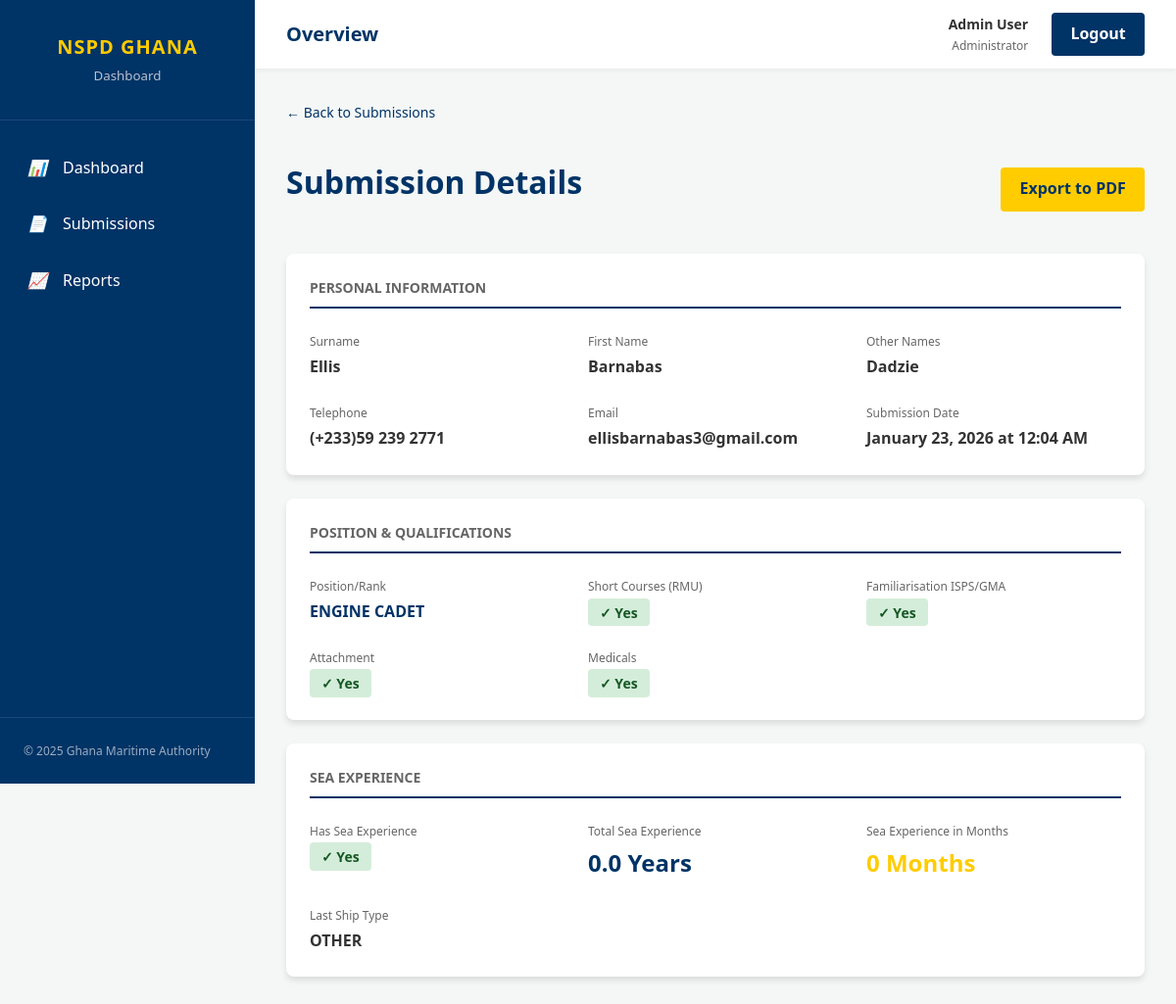
The app's page /view-submission.php?id=574 (signed in) with its own data.
### tables this page shows
CREATE TABLE IF NOT EXISTS `applications` (
  `id` int NOT NULL AUTO_INCREMENT,
  `submitted_at` datetime NOT NULL,
  `surname` varchar(100) NOT NULL,
  `first_name` varchar(100) NOT NULL,
  `other_names` varchar(100) DEFAULT NULL,
  `short_courses_rmu` enum('Yes','No') NOT NULL,
  `familiarisation_isps_gma` enum('Yes','No') NOT NULL,
  `position_rank` varchar(100) NOT NULL,
  `telephone` varchar(100) NOT NULL,
  `email` varchar(150) NOT NULL,
  `attachment` text,
  `sea_experience` text,
  `total_sea_experience_years` decimal(4,1) DEFAULT NULL,
  `last_ship_type` varchar(150) DEFAULT NULL,
  `medicals` text,
  `created_at` timestamp NULL DEFAULT CURRENT_TIMESTAMP,
  PRIMARY KEY (`id`)
);

### view-submission.php (the view, shortened to what this page needs)
<?php
$pdo = get_db_connection();
$id = $_GET['id'] ?? null;
$stmt = $pdo->prepare("SELECT * FROM applications WHERE id = ?");
$stmt->execute([$id]);
$application = $stmt->fetch();
?>
<!DOCTYPE html>
<html lang="en">
<head>
    <link rel="stylesheet" href="public/css/style.css">
</head>
<body>
    <div class="app-container">
        <?php include 'includes/sidebar.php'; ?>
        <main class="main-content">
            <?php include 'includes/header.php'; ?>
            <div class="content-body">
                <div style="margin-bottom: 2rem;">
                    <a href="submissions.php" style="color: var(--primary-blue); font-size: 0.875rem; text-decoration: none;">← Back to Submissions</a>
                </div>
                <div style="display: flex; justify-content: space-between; align-items: center; margin-bottom: 2rem;">
                    <h1>Submission Details</h1>
                    <div style="display: flex; gap: 0.75rem;">
                        <a href="api/export-pdf.php?id=<?php echo htmlspecialchars($id); ?>" class="btn btn-accent" target="_blank">Export to PDF</a>
                    </div>
                </div>
                <div class="card" style="margin-bottom: 1.5rem;">
                    <h3 class="card-title" style="margin-bottom: 1.5rem; border-bottom: 2px solid var(--primary-blue); padding-bottom: 0.5rem;">Personal Information</h3>
                    <div style="display: grid; grid-template-columns: repeat(auto-fit, minmax(250px, 1fr)); gap: 1.5rem;">
                        <div>
                            <div style="font-size: 0.75rem; color: var(--text-muted); margin-bottom: 0.25rem;">Surname</div>
                            <div style="font-weight: 600;"><?php echo htmlspecialchars($application['surname']); ?></div>
                        </div>
                        <div>
                            <div style="font-size: 0.75rem; color: var(--text-muted); margin-bottom: 0.25rem;">First Name</div>
                            <div style="font-weight: 600;"><?php echo htmlspecialchars($application['first_name']); ?></div>
                        </div>
                        <?php if ($application['other_names']): ?>
                        <div>
                            <div style="font-size: 0.75rem; color: var(--text-muted); margin-bottom: 0.25rem;">Other Names</div>
                            <div style="font-weight: 600;"><?php echo htmlspecialchars($application['other_names']); ?></div>
                        </div>
                        <?php endif; ?>
                        <div>
                            <div style="font-size: 0.75rem; color: var(--text-muted); margin-bottom: 0.25rem;">Telephone</div>
                            <div style="font-weight: 600;"><?php echo htmlspecialchars($application['telephone']); ?></div>
                        </div>
                        <div>
                            <div style="font-size: 0.75rem; color: var(--text-muted); margin-bottom: 0.25rem;">Email</div>
                            <div style="font-weight: 600;"><?php echo htmlspecialchars($application['email']); ?></div>
                        </div>
                        <div>
                            <div style="font-size: 0.75rem; color: var(--text-muted); margin-bottom: 0.25rem;">Submission Date</div>
                            <div style="font-weight: 600;"><?php echo date('F d, Y \a\t g:i A', strtotime($application['submitted_at'])); ?></div>
                        </div>
                    </div>
                </div>
                <div class="card" style="margin-bottom: 1.5rem;">
                    <h3 class="card-title" style="margin-bottom: 1.5rem; border-bottom: 2px solid var(--primary-blue); padding-bottom: 0.5rem;">Position & Qualifications</h3>
                    <div style="display: grid; grid-template-columns: repeat(auto-fit, minmax(250px, 1fr)); gap: 1.5rem;">
                        <div>
                            <div style="font-size: 0.75rem; color: var(--text-muted); margin-bottom: 0.25rem;">Position/Rank</div>
                            <div style="font-weight: 600; color: var(--primary-blue);"><?php echo htmlspecialchars($application['position_rank']); ?></div>
                        </div>
                        <div>
                            <div style="font-size: 0.75rem; color: var(--text-muted); margin-bottom: 0.25rem;">Short Courses (RMU)</div>
                            <div>
                                <?php if ($application['short_courses_rmu'] == 'Yes'): ?>
                                <span style="padding: 0.3rem 0.75rem; background: #d4edda; color: #155724; border-radius: 4px; font-size: 0.875rem; font-weight: 600;">✓ Yes</span>
                                <?php else: ?>
                                <span style="padding: 0.3rem 0.75rem; background: #f8d7da; color: #721c24; border-radius: 4px; font-size: 0.875rem; font-weight: 600;">✗ No</span>
                                <?php endif; ?>
                            </div>
                        </div>
                        <div>
                            <div style="font-size: 0.75rem; color: var(--text-muted); margin-bottom: 0.25rem;">Familiarisation ISPS/GMA</div>
                            <div>
                                <?php if ($application['familiarisation_isps_gma'] == 'Yes'): ?>
                                <span style="padding: 0.3rem 0.75rem; background: #d4edda; color: #155724; border-radius: 4px; font-size: 0.875rem; font-weight: 600;">✓ Yes</span>
                                <?php else: ?>
                                <span style="padding: 0.3rem 0.75rem; background: #f8d7da; color: #721c24; border-radius: 4px; font-size: 0.875rem; font-weight: 600;">✗ No</span>
                                <?php endif; ?>
                            </div>
                        </div>
                        <div>
                            <div style="font-size: 0.75rem; color: var(--text-muted); margin-bottom: 0.25rem;">Attachment</div>
                            <div>
                                <?php if ($application['attachment'] == 'Yes'): ?>
                                <span style="padding: 0.3rem 0.75rem; background: #d4edda; color: #155724; border-radius: 4px; font-size: 0.875rem; font-weight: 600;">✓ Yes</span>
                                <?php else: ?>
                                <span style="padding: 0.3rem 0.75rem; background: #f8d7da; color: #721c24; border-radius: 4px; font-size: 0.875rem; font-weight: 600;">✗ No</span>
                                <?php endif; ?>
                            </div>
                        </div>
                        <div>
                            <div style="font-size: 0.75rem; color: var(--text-muted); margin-bottom: 0.25rem;">Medicals</div>
                            <div>
                                <?php if ($application['medicals'] == 'Yes'): ?>
                                <span style="padding: 0.3rem 0.75rem; background: #d4edda; color: #155724; border-radius: 4px; font-size: 0.875rem; font-weight: 600;">✓ Yes</span>
                                <?php else: ?>
                                <span style="padding: 0.3rem 0.75rem; background: #f8d7da; color: #721c24; border-radius: 4px; font-size: 0.875rem; font-weight: 600;">✗ No</span>
                                <?php endif; ?>
                            </div>
                        </div>
                    </div>
                </div>
                <div class="card">
                    <h3 class="card-title" style="margin-bottom: 1.5rem; border-bottom: 2px solid var(--primary-blue); padding-bottom: 0.5rem;">Sea Experience</h3>
                    <div style="display: grid; grid-template-columns: repeat(auto-fit, minmax(250px, 1fr)); gap: 1.5rem;">
                        <div>
                            <div style="font-size: 0.75rem; color: var(--text-muted); margin-bottom: 0.25rem;">Has Sea Experience</div>
                            <div>
                                <?php if ($application['sea_experience'] == 'Yes'): ?>
                                <span style="padding: 0.3rem 0.75rem; background: #d4edda; color: #155724; border-radius: 4px; font-size: 0.875rem; font-weight: 600;">✓ Yes</span>
                                <?php else: ?>
                                <span style="padding: 0.3rem 0.75rem; background: #f8d7da; color: #721c24; border-radius: 4px; font-size: 0.875rem; font-weight: 600;">✗ No</span>
                                <?php endif; ?>
                            </div>
                        </div>
                        <div>
                            <div style="font-size: 0.75rem; color: var(--text-muted); margin-bottom: 0.25rem;">Total Sea Experience</div>
                            <div style="font-weight: 600; font-size: 1.5rem; color: var(--primary-blue);">
                                <?php echo htmlspecialchars($application['total_sea_experience_years']); ?> Years
                            </div>
                        </div>
                        <div>
                            <div style="font-size: 0.75rem; color: var(--text-muted); margin-bottom: 0.25rem;">Sea Experience in Months</div>
                            <div style="font-weight: 600; font-size: 1.5rem; color: var(--accent-yellow);">
                                <?php
                                    $totalYears = floatval($application['total_sea_experience_years'] ?? 0);
                                    $totalMonths = round($totalYears * 12);
                                    echo $totalMonths . ' Months';
                                ?>
                            </div>
                        </div>
                        <?php if ($application['last_ship_type']): ?>
                        <div>
                            <div style="font-size: 0.75rem; color: var(--text-muted); margin-bottom: 0.25rem;">Last Ship Type</div>
                            <div style="font-weight: 600;"><?php echo htmlspecialchars($application['last_ship_type']); ?></div>
                        </div>
                        <?php endif; ?>
                    </div>
                </div>
            </div>
        </main>
    </div>
</body>
</html>

### public/css/style.css (style rules this page uses)
:root { --primary-blue: #003366; --secondary-blue: #00509d; --accent-yellow: #ffcc00; --bg-white: #ffffff; --bg-light: #f4f7f6; --text-dark: #333333; --text-muted: #666666; --border-color: #dddddd; --sidebar-width: 260px; --header-height: 70px; --radius: 8px; --shadow: 0 4px 6px rgba(0, 0, 0, 0.1); }
* { box-sizing: border-box; margin: 0; padding: 0; }
body { font-family: "Segoe UI", Tahoma, Geneva, Verdana, sans-serif; background-color: var(--bg-light); color: var(--text-dark); line-height: 1.6; }
h1, h2, h3, h4 { color: var(--primary-blue); margin-bottom: 1rem; }
a { text-decoration: none; color: inherit; }
.app-container { display: flex; min-height: 100vh; }
.main-content { flex: 1; margin-left: var(--sidebar-width); display: flex; flex-direction: column; }
.content-body { padding: 2rem; }
.card { background: white; padding: 1.5rem; border-radius: var(--radius); box-shadow: var(--shadow); }
.card-title { font-size: 0.875rem; color: var(--text-muted); text-transform: uppercase; margin-bottom: 0.5rem; font-weight: 600; }
.btn { padding: 0.6rem 1.2rem; border-radius: 4px; border: none; cursor: pointer; font-weight: 600; transition: opacity 0.2s; }
.btn-accent { background-color: var(--accent-yellow); color: var(--primary-blue); }

### records on screen
applications: surname "Ellis", first_name "Barnabas", other_names "Dadzie", telephone "(+233)59 239 2771", email "ellisbarnabas3@gmail.com", submitted_at "January 23, 2026 at 12:04 AM", position_rank "ENGINE CADET", total_sea_experience_years "0.0", total_sea_experience_years "0", last_ship_type "OTHER"

### other values on screen
$user['full_name'] "Admin User"
$user['role'] "Administrator"
